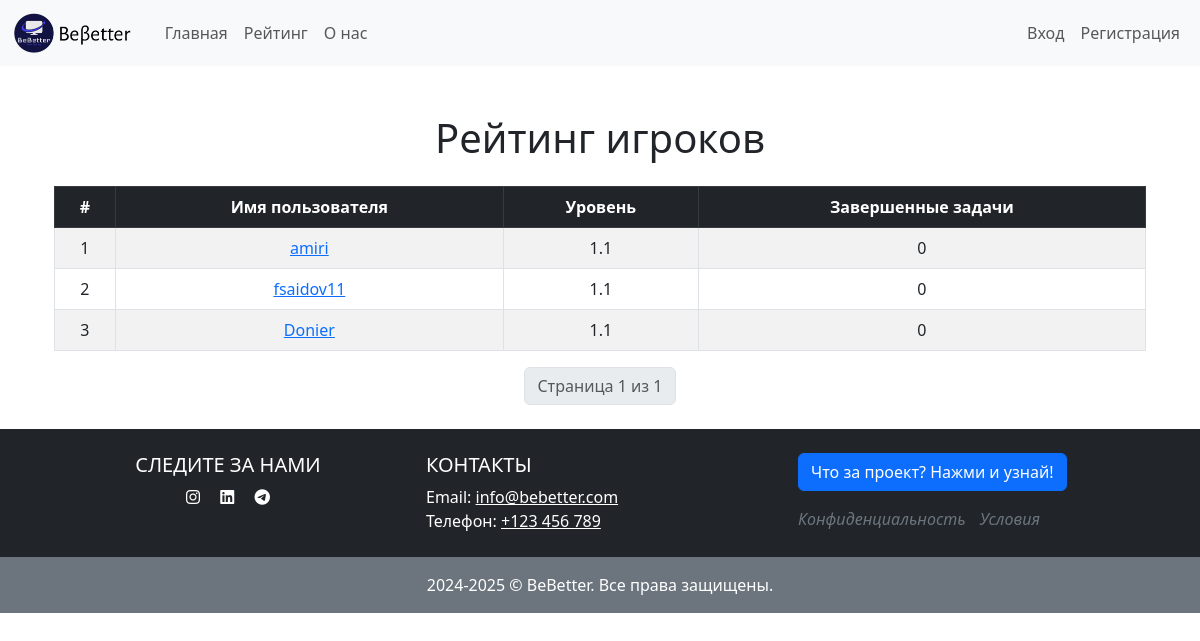
The page /rankings/ on the database its author committed.
### accounts/models.py (models this page shows, shortened)
class UserProfile(models.Model):
    CATEGORY_CHOICES = [
        ('science', 'Наука'),
        ('art', 'Искусство'),
        ('health', 'Медицина'),
        ('sport', 'Спорт'),
        ('it', 'IT'),
        ('business', 'Бизнес'),
    ]
    user = models.OneToOneField(User, on_delete=models.CASCADE, related_name='userprofile')
    birth_date = models.DateField(null=True, blank=True)  # Поле даты рождения
    level = models.IntegerField(default=1)  # Текущий уровень
    completed_tasks = models.IntegerField(default=0)  # Количество завершённых заданий
    current_task_number = models.IntegerField(default=1)  # Номер текущего задания
    category = models.CharField(max_length=20, choices=CATEGORY_CHOICES, default='science')  # Категория
    class Meta:
        app_label = 'accounts'

### accounts/views.py (the view)
# urls.py: path('rankings/', rankings, name='rankings'),
def rankings(request):
    category_filter = request.GET.get('category')
    if category_filter:
        players = UserProfile.objects.filter(category=category_filter).order_by('-level', '-completed_tasks')
    else:
        players = UserProfile.objects.all().order_by('-level', '-completed_tasks')
    paginator = Paginator(players, 50)
    page_number = request.GET.get('page')
    page_obj = paginator.get_page(page_number)
    user_rank = None
    if request.user.is_authenticated:
        user_profile = UserProfile.objects.get(user=request.user)
        user_rank = list(players).index(user_profile) + 1
    context = {
        'page_obj': page_obj,
        'user_rank': user_rank,
        'category_filter': category_filter,  # Передаем выбранный фильтр в шаблон
    }
    return render(request, 'rankings.html', context)

### accounts/templates/rankings.html (shortened to what this page needs)
{% extends "base.html" %}
{% block content %}
<div class="container mt-5">
    <h1 class="text-center mb-4">Рейтинг игроков</h1>
    <div class="table-responsive">
        <table class="table table-striped table-bordered text-center">
            <thead class="table-dark">
                <tr>
                    <th scope="col">#</th>
                    <th scope="col">Имя пользователя</th>
                    <th scope="col">Уровень</th>
                    <th scope="col">Завершенные задачи</th>
                </tr>
            </thead>
            <tbody>
                {% for player in page_obj %}
                <tr>
                    <td>{{ forloop.counter }}</td>
                    <td><a href="{% url 'user_detail' player.user.id %}">{{ player.user.username }}</a></td>
                    <td>{{ player.level }}.{{ player.current_task_number }}</td>
                    <td>{{ player.completed_tasks }}</td>
                </tr>
                {% endfor %}
            </tbody>
        </table>
    </div>
    <nav>
        <ul class="pagination justify-content-center">
            <li class="page-item disabled">
                <span class="page-link">Страница {{ page_obj.number }} из {{ page_obj.paginator.num_pages }}</span>
            </li>
        </ul>
    </nav>
</div>
{% endblock %}

### rows shown on the page
UserProfile: user.username "amiri", level "1", current_task_number "1", completed_tasks "0"
UserProfile: user.username "fsaidov11", level "1", current_task_number "1", completed_tasks "0"
UserProfile: user.username "Donier", level "1", current_task_number "1", completed_tasks "0"

### other values the page prints
{{ page_obj.number }} "1"
{{ page_obj.paginator.num_pages }} "1"
